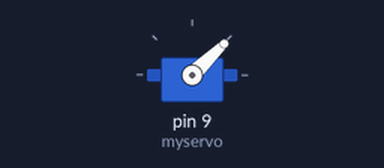
A sketch run on a simulated Arduino Uno, built with avr-gcc and run on an emulated ATmega328P. On the bench: servo.

Above: at 0.05 s.
At 3.0 s:
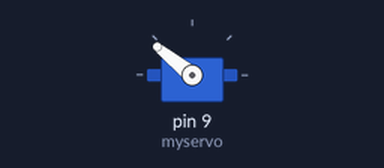
Timing chart, 0 to 6.9 s (numbered marks = the images above):
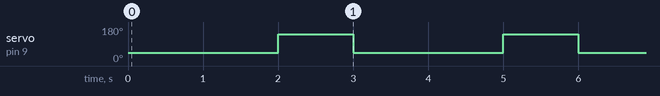

Measured:
- by itself, servo on pin 9 (myservo): alternates 141° for 1.0 s and 44° for 2.0 s

The sketch:

servo.ino
```cpp
#include <Servo.h>

Servo myservo;

void setup ()

{
  myservo.attach (9);

  }

void loop ()
{

  myservo.writeMicroseconds(1000);
  delay(1000);
  myservo.writeMicroseconds(1000);
  delay(1000);

   myservo.writeMicroseconds(2000);
   delay(1000);


  }
```
